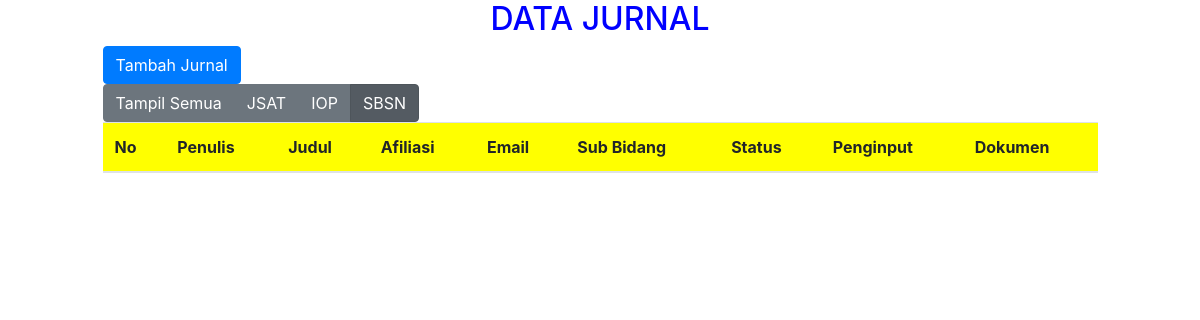
The app's page /index.php/data_jurnal/tampilSBSN, older data.
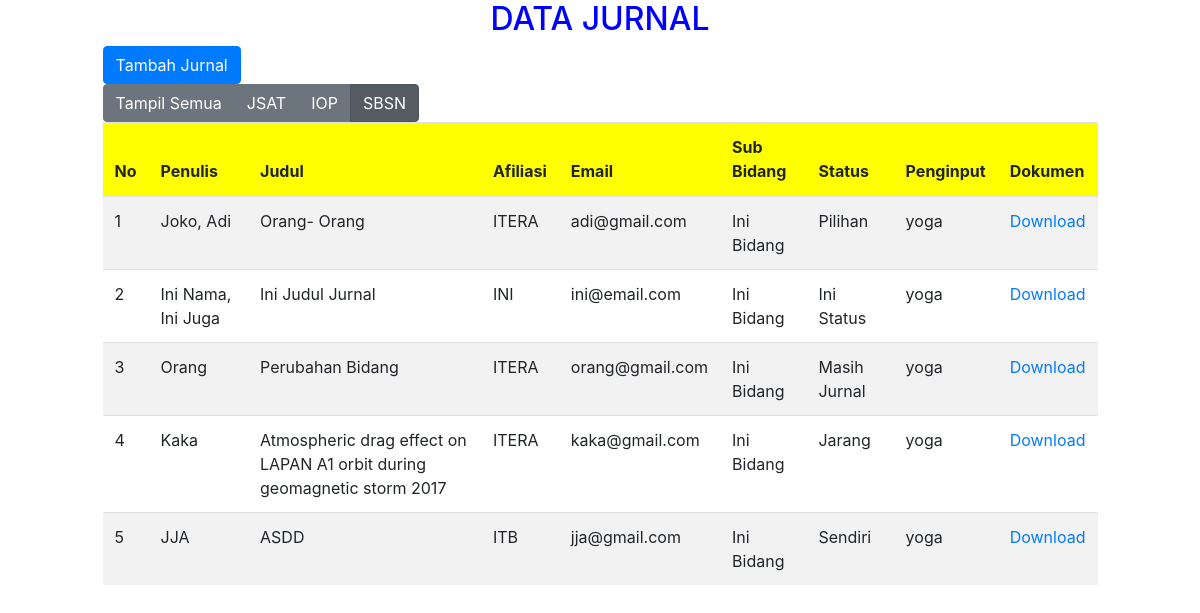
The same page, newer data.
### tables this page shows
CREATE TABLE `pusat_data` (
  `id_pusat` int(10) NOT NULL,
  `tgl_input` date DEFAULT NULL,
  `id_user` varchar(20) NOT NULL,
  `id_jurnal` int(10) NOT NULL,
  `id_bid_subbid` int(11) NOT NULL,
  `nama_penulis` varchar(200) NOT NULL,
  `email` varchar(20) NOT NULL,
  `afiliasi` varchar(50) NOT NULL,
  `status` varchar(50) NOT NULL,
  `dokumen` varchar(100) NOT NULL
);

CREATE TABLE `jurnal` (
  `id_jurnal` int(10) NOT NULL,
  `judul_jurnal` varchar(150) NOT NULL
);

CREATE TABLE `sub_bidang` (
  `id_subbidang` int(11) NOT NULL,
  `nama_subbidang` varchar(60) NOT NULL
);

### application/controllers/data_jurnal.php (called while the page is built, shortened)
<?php
class data_jurnal extends CI_Controller {
	public function tampilSBSN(){
		$this->load->model('M_pusatData');
		$isi['pusat_data'] = $this->M_pusatData->tampilDataSBSN();
        $this->load->view('admin/data-jurnal-sbsn', $isi);
	}
}

### index.php (called while the page is built, shortened)
<?php
require_once BASEPATH.'core/CodeIgniter.php';

### application/models/M_pusatData.php (called while the page is built, shortened)
<?php
class M_pusatData extends CI_model{
        public function tampilDataSBSN(){
            $query  =   "SELECT nama_penulis, jurnal.judul_jurnal, afiliasi, email, bidang.nama_bidang,
                        sub_bidang.nama_subbidang, id_user, dokumen, status, id_pusat
                        FROM pusat_data
                        NATURAL JOIN bidang
                        NATURAL JOIN sub_bidang
                        NATURAL JOIN jurnal
                        NATURAL JOIN bid_subbid
                        WHERE bidang.nama_bidang='sbsn'";
            $data = $this->db->query($query);
            return $data;
        }
}

### application/views/admin/data-jurnal-sbsn.php (the view, shortened to what this page needs)
<!DOCTYPE html>
<html>
<head>
    <link rel="stylesheet" href="<?php echo base_url();?>assets/css/bootstrap.min.css">
    <link rel="stylesheet" href="<?php echo base_url();?>assets/jquery-ui/jquery-ui.min.css">
    <link rel="stylesheet" href="<?php echo base_url();?>assets/DataTables/datatables.min.css">
    <link rel="stylesheet" href="<?php echo base_url();?>assets/DataTables/DataTables-1.10.18/css/dataTables.bootstrap.min.css">
    <link rel="stylesheet" href="<?php echo base_url();?>assets/css/dash.css">
</head>
<body>
    <center>
        <h2>DATA JURNAL</h2>
    </center>
        <div class="row">
            <div class="col-md-1"></div>
            <div class="col-md-10">
            <a href="<?php echo current_url();?>/form_jurnal" class="btn btn-primary">Tambah Jurnal</a>
            <br>
            <div class="btn-group" role="group" aria-label="Basic example">
                <a href="<?php echo base_url();?>data_jurnal" class="btn btn-secondary">Tampil Semua</a>
                <a href="<?php echo base_url();?>data_jurnal/tampilJSAT" class="btn btn-secondary">JSAT</a>
                <a href="<?php echo base_url();?>data_jurnal/tampilIOP" class="btn btn-secondary">IOP</a>
                <a href="<?php echo current_url();?>" class="btn btn-secondary active">SBSN </a>
            </div>
                    <table class="table table-striped" id="contoh">
                    <thead class="kepala">
                        <tr>
                        <th scope="col">No</th>
                        <th scope="col">Penulis</th>
                        <th scope="col">Judul</th>
                        <th scope="col">Afiliasi</th>
                        <th scope="col">Email</th>
                        <th scope="col">Sub Bidang</th>
                        <th scope="col">Status</th>
                        <th scope="col">Penginput</th>
                        <th scope="col">Dokumen</th>
                        </tr>
                    </thead>
                    <tbody id="isi_data">
                    <?php
                        $no = 1;
                        foreach($pusat_data->result() as $row) { ?>
                        <tr>
                            <td><?php echo $no++ ?></td>
                            <td><?php echo $row->nama_penulis ?></td>
                            <td><?php echo $row->judul_jurnal ?></td>
                            <td><?php echo $row->afiliasi ?></td>
                            <td><?php echo $row->email ?></td>
                            <td><?php echo $row->nama_subbidang ?></td>
                            <td><?php echo $row->status ?></td>
                            <td><?php echo $row->id_user ?></td>
                            <td><a href="<?php echo base_url("upload/jurnal/$row->dokumen"); ?>" target="_blank">Download</a></td>
                        </tr>
                    <?php } ?>
                    </tbody>
                    </table>
            </div>
            <div class="col-md-1"></div>
        </div>
</body>
</html>

Row changes from the older to the newer data that the page shows:
added pusat_data: nama_penulis "Joko, Adi", id_jurnal.judul_jurnal "Orang- Orang", afiliasi "ITERA", email "adi@gmail.com", sub_bidang.nama_subbidang "Ini Bidang", status "Pilihan", id_user "yoga"
added pusat_data: nama_penulis "Ini Nama, Ini Juga", id_jurnal.judul_jurnal "Ini Judul Jurnal", afiliasi "INI", email "ini@email.com", sub_bidang.nama_subbidang "Ini Bidang", status "Ini Status", id_user "yoga"
added pusat_data: nama_penulis "Orang", id_jurnal.judul_jurnal "Perubahan Bidang", afiliasi "ITERA", email "orang@gmail.com", sub_bidang.nama_subbidang "Ini Bidang", status "Masih Jurnal", id_user "yoga"
added pusat_data: nama_penulis "Kaka", id_jurnal.judul_jurnal "Atmospheric drag effect on LAPAN A1 orbit during geomagnetic storm 2017", afiliasi "ITERA", email "kaka@gmail.com", sub_bidang.nama_subbidang "Ini Bidang", status "Jarang", id_user "yoga"
added pusat_data: nama_penulis "JJA", id_jurnal.judul_jurnal "ASDD", afiliasi "ITB", email "jja@gmail.com", sub_bidang.nama_subbidang "Ini Bidang", status "Sendiri", id_user "yoga"
